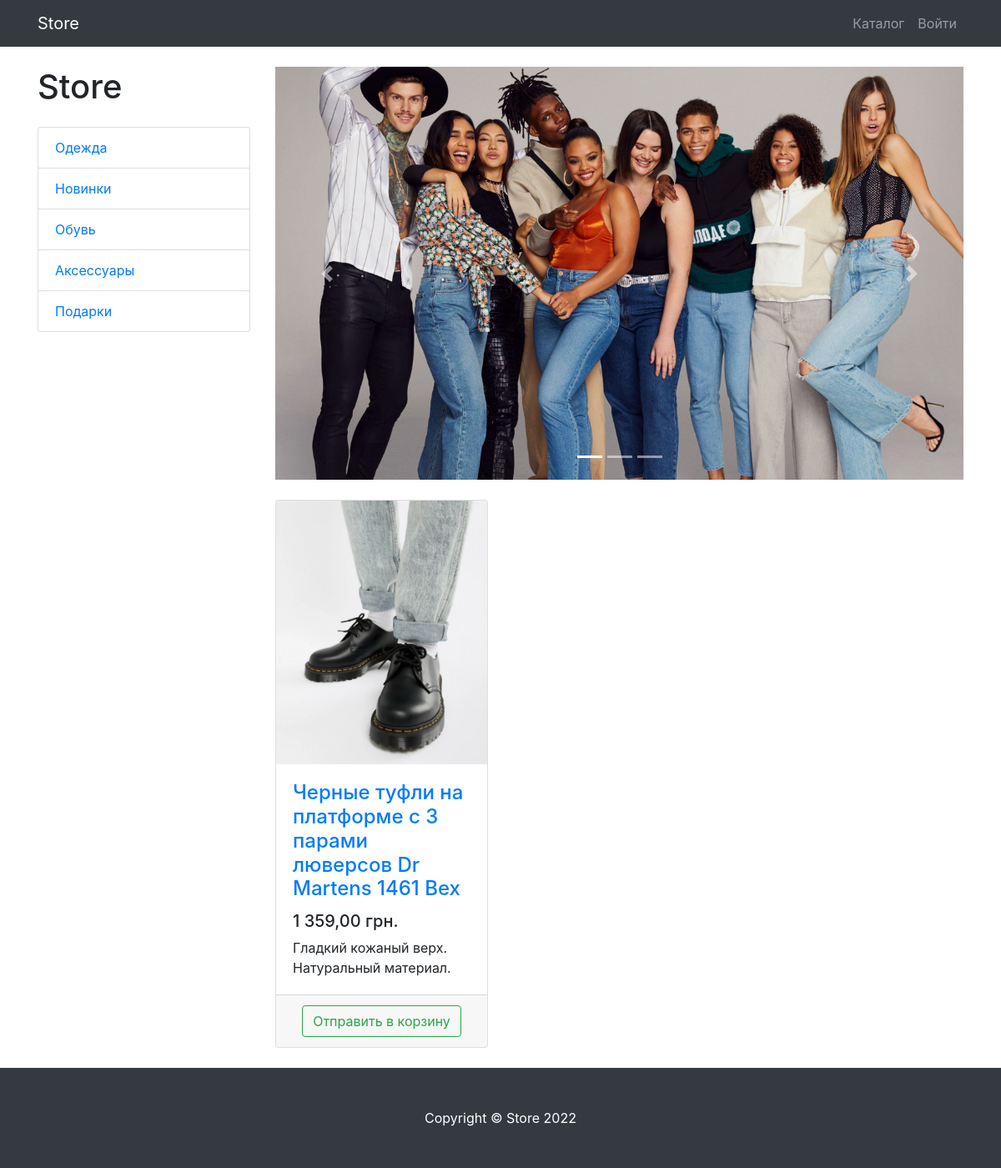
The app's page /products/category/3 with its own data.
### products/models.py (models this page shows, shortened)
class ProductCategory(models.Model):
    name = models.CharField(max_length=128)
    description = models.TextField(null=True, blank=True)
    class Meta:
        verbose_name = 'Category'
        verbose_name_plural = 'Categories'

class Product(models.Model):
    name = models.CharField(max_length=256)
    description = models.TextField()
    price = models.DecimalField(max_digits=8, decimal_places=2)
    quantity = models.PositiveIntegerField(default=0)
    image = models.ImageField(upload_to='products_images', null=True, blank=True)
    stripe_product_price_id = models.CharField(max_length=128, null=True, blank=True)
    category = models.ForeignKey(to=ProductCategory, on_delete=models.CASCADE)
    class Meta:
        verbose_name = 'Product'
        verbose_name_plural = 'Products'

### products/views.py (the view)
# urls.py: path('', cache_page(30)(ProductsListView.as_view()), name='index'),
class ProductsListView(TitleMixin, ListView):
    model = Product
    template_name = 'products/products.html'
    paginate_by = 3
    title = 'Store - Каталог'
    def get_queryset(self):
        queryset = super(ProductsListView, self).get_queryset()
        category_id = self.kwargs.get('category_id')
        return queryset.filter(category_id=category_id) if category_id else queryset
    def get_context_data(self, *, object_list=None, **kwargs):
        context = super(ProductsListView, self).get_context_data()
        context['category'] = ProductCategory.objects.all()
        return context

### common/views.py (called while the page is built)
    def get_context_data(self, **kwargs):
        context = super(TitleMixin, self).get_context_data(**kwargs)
        context['title'] = self.title
        return context

### products/context_processors.py (called while the page is built)
def baskets(request):
    user = request.user
    return {'baskets': Basket.objects.filter(user=user) if user.is_authenticated else []}

### products/templates/products/products.html (shortened to what this page needs)
{% extends 'products/base.html' %}
{% load static %}
{% load humanize %}
{% block css %}
<link href="{% static 'vendor/css/products.css' %}" rel="stylesheet">
{% endblock %}
{% block content %}
<div class="container">
    <div class="row">
        <div class="col-lg-3">
            <h1 class="my-4">Store</h1>
            <div class="list-group">
                {% for category in category %}
                    <a href="{% url 'products:category' category.id %}" class="list-group-item">{{ category.name }}</a>
                {% endfor %}
            </div>
        </div>
        <div class="col-lg-9">
            <div id="carouselExampleIndicators" class="carousel slide my-4" data-ride="carousel">
                <ol class="carousel-indicators">
                    <li data-target="#carouselExampleIndicators" data-slide-to="0" class="active"></li>
                    <li data-target="#carouselExampleIndicators" data-slide-to="1"></li>
                    <li data-target="#carouselExampleIndicators" data-slide-to="2"></li>
                </ol>
                <div class="carousel-inner" role="listbox">
                    <div class="carousel-item active">
                        <img class="d-block img-fluid" src="{% static 'vendor/img/slides/slide-1.jpg' %}" alt="First slide">
                    </div>
                </div>
                <a class="carousel-control-prev" href="#carouselExampleIndicators" role="button" data-slide="prev">
                    <span class="carousel-control-prev-icon" aria-hidden="true"></span>
                </a>
                <a class="carousel-control-next" href="#carouselExampleIndicators" role="button" data-slide="next">
                    <span class="carousel-control-next-icon" aria-hidden="true"></span>
                </a>
            </div>
            <div class="row">
                {% for product in object_list %}
                <div class="col-lg-4 col-md-6 mb-4">
                    <div class="card h-100">
                        <a href="#">
                            <img class="card-img-top"
                                 src="{{product.image.url}}"
                                 alt="">
                        </a>
                        <div class="card-body">
                            <h4 class="card-title">
                                <a href="#">{{product.name}}</a>
                            </h4>
                            <h5>{{product.price| intcomma }} грн.</h5>
                            <p class="card-text">{{product.description}}</p>
                        </div>
                        <div class="card-footer text-center">
                            <a class="btn btn-outline-success" href="{% url 'products:basket_add' product.id %}">Отправить в корзину</a>
                        </div>
                    </div>
                </div>
                {% endfor %}
            </div>
        </div>
    </div>
</div>
{% endblock %}
{% block footer %}
<footer class="py-5 bg-dark">
    <div class="container">
        <p class="m-0 text-center text-white">Copyright &copy; Store 2022</p>
    </div>
</footer>
{% endblock %}

### records on screen
ProductCategory: name "Одежда"
ProductCategory: name "Новинки"
ProductCategory: name "Обувь"
ProductCategory: name "Аксессуары"
ProductCategory: name "Подарки"
Product: image (picture), name "Черные туфли на платформе с 3 парами люверсов Dr Martens 1461 Bex", price "1 359,00", description "Гладкий кожаный верх. Натуральный материал."
